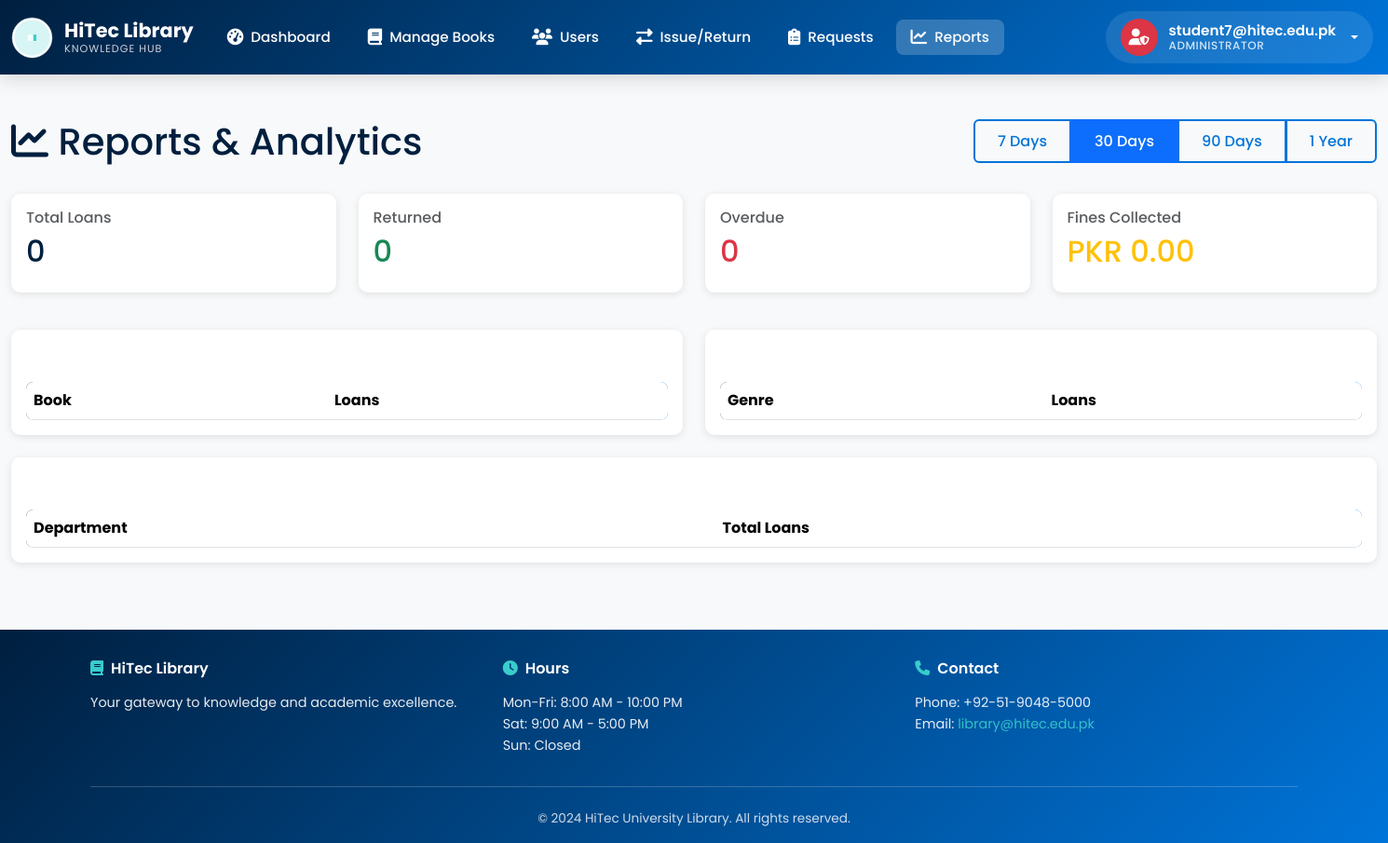
The app's page /admin/reports (signed in), older data.
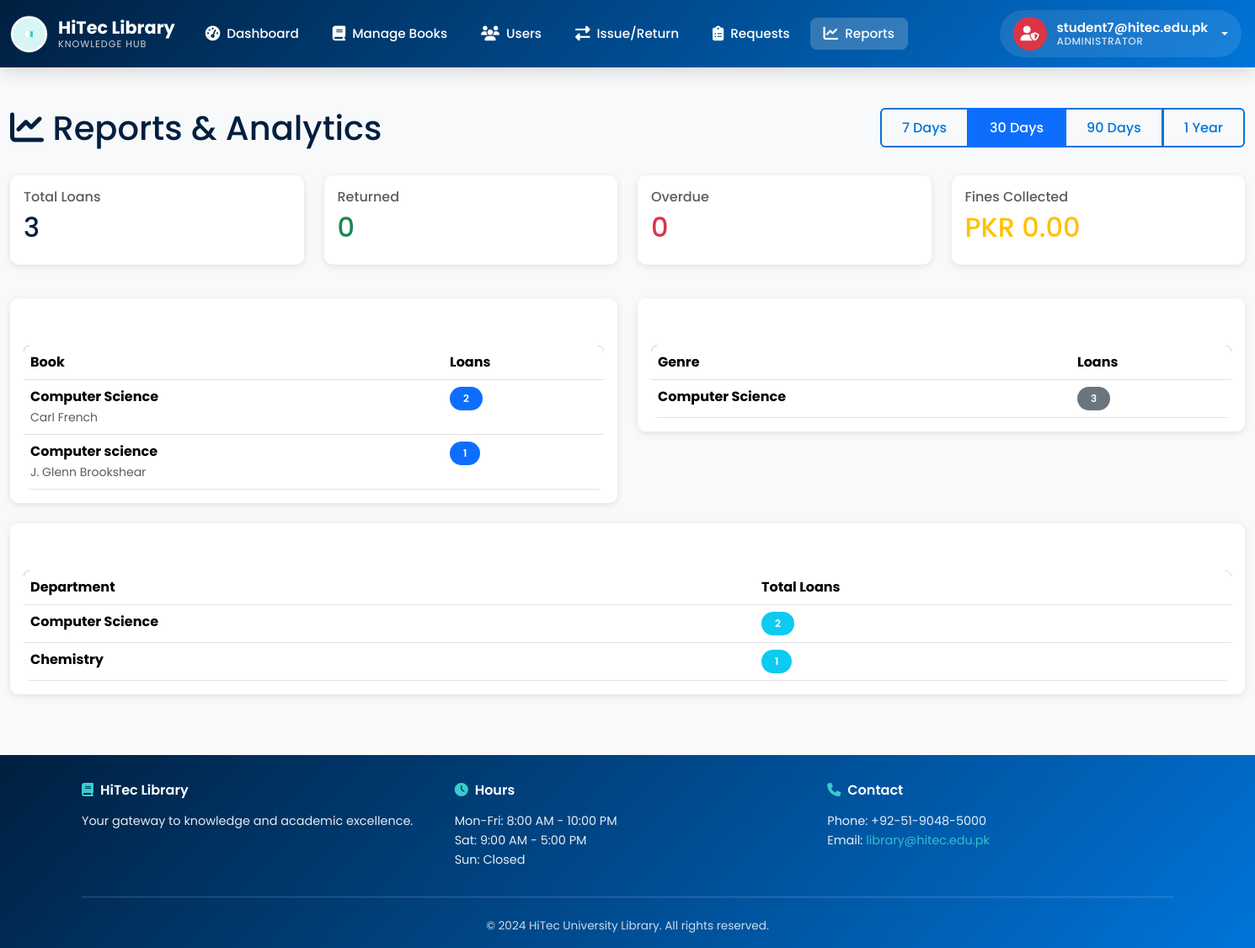
The same page, newer data.
### app.py (models this page shows)
class Book(db.Model):
    id = db.Column(db.Integer, primary_key=True)
    title = db.Column(db.String(200), nullable=False)
    author = db.Column(db.String(150), nullable=False)
    isbn = db.Column(db.String(20), unique=True)
    genre = db.Column(db.String(50))
    year_published = db.Column(db.Integer)
    publisher = db.Column(db.String(150))
    total_copies = db.Column(db.Integer, default=1)
    available_copies = db.Column(db.Integer, default=1)
    cover_image = db.Column(db.String(500))
    description = db.Column(db.Text)
    average_rating = db.Column(db.Float, default=0.0)
    created_at = db.Column(db.DateTime, default=get_utc_now)
    loans = db.relationship('Loan', backref='book', lazy=True)
    reviews = db.relationship('Review', backref='book', lazy=True)

### app.py (the view)
@app.route('/admin/reports')
@login_required
def admin_reports():
    days = request.args.get('days', 30, type=int)
    start_date = get_utc_now() - timedelta(days=days)
    total_loans = Loan.query.filter(Loan.loan_date >= start_date).count()
    returned_loans = Loan.query.filter(
        Loan.loan_date >= start_date,
        Loan.is_returned == True
    ).count()
    overdue_loans = Loan.query.filter(
        Loan.loan_date >= start_date,
        Loan.is_returned == False,
        Loan.due_date < get_utc_now()
    ).count()
    total_fines_collected = db.session.query(
        db.func.sum(FinePayment.amount)
    ).filter(FinePayment.payment_date >= start_date).scalar() or 0
    outstanding_fines = db.session.query(
        db.func.sum(Student.total_fines)
    ).scalar() or 0
    popular_books = db.session.query(
        Book, db.func.count(Loan.id).label('loan_count')
    ).join(Loan).filter(Loan.loan_date >= start_date).group_by(
        Book.id
    ).order_by(db.desc('loan_count')).limit(10).all()
    popular_genres = db.session.query(
        Book.genre, db.func.count(Loan.id).label('loan_count')
    ).join(Loan).filter(
        Loan.loan_date >= start_date,
        Book.genre != None
    ).group_by(Book.genre).order_by(db.desc('loan_count')).limit(10).all()
    dept_stats = db.session.query(
        Student.department,
        db.func.count(Loan.id).label('loan_count')
    ).join(Loan).filter(
        Loan.loan_date >= start_date,
        Student.department != None
    ).group_by(Student.department).order_by(db.desc('loan_count')).all()
    return render_template('admin/reports.html',
                         days=days,
                         total_loans=total_loans,
                         returned_loans=returned_loans,
                         overdue_loans=overdue_loans,
                         total_fines_collected=total_fines_collected,
                         outstanding_fines=outstanding_fines,
                         popular_books=popular_books,
                         popular_genres=popular_genres,
                         dept_stats=dept_stats)

### app.py (called while the page is built)
def get_utc_now():
    return datetime.now(timezone.utc).replace(tzinfo=None)

def login_required(f):
    @wraps(f)
    def decorated_function(*args, **kwargs):
        if 'admin_id' not in session:
            flash('Please login to access this page', 'warning')
            return redirect(url_for('login'))
        return f(*args, **kwargs)
    return decorated_function

### templates/admin/reports.html (shortened to what the changed rows need)
{% extends "base.html" %}
{% block content %}
<div class="container-fluid py-4">
    <div class="row mb-4">
        <div class="col-md-8">
            <h1 class="text-primary mb-2">
                <i class="fas fa-chart-line"></i> Reports & Analytics
            </h1>
        </div>
    </div>
    <div class="row mb-4">
        <div class="col-md-3 mb-3">
            <div class="card border-0 shadow-sm">
                <div class="card-body">
                    <h6 class="text-muted">Total Loans</h6>
                    <h2 class="text-primary">{{ total_loans }}</h2>
                </div>
            </div>
        </div>
        <div class="col-md-3 mb-3">
            <div class="card border-0 shadow-sm">
                <div class="card-body">
                    <h2 class="text-success">{{ returned_loans }}</h2>
                </div>
            </div>
        </div>
        <div class="col-md-3 mb-3">
            <div class="card border-0 shadow-sm">
                <div class="card-body">
                    <h2 class="text-danger">{{ overdue_loans }}</h2>
                </div>
            </div>
        </div>
        <div class="col-md-3 mb-3">
            <div class="card border-0 shadow-sm">
                <div class="card-body">
                    <h2 class="text-warning">PKR {{ "%.2f"|format(total_fines_collected) }}</h2>
                </div>
            </div>
        </div>
    </div>
    <div class="row mb-4">
        <div class="col-md-6">
            <div class="card border-0 shadow-sm">
                <div class="card-body">
                    <div class="table-responsive">
                        <table class="table table-hover mb-0">
                            <thead>
                                <tr>
                                    <th>Book</th>
                                    <th>Loans</th>
                                </tr>
                            </thead>
                            <tbody>
                                {% for book, count in popular_books %}
                                <tr>
                                    <td>
                                        <strong>{{ book.title }}</strong><br>
                                        <small class="text-muted">{{ book.author }}</small>
                                    </td>
                                    <td><span class="badge bg-primary">{{ count }}</span></td>
                                </tr>
                                {% endfor %}
                            </tbody>
                        </table>
                    </div>
                </div>
            </div>
        </div>
        <div class="col-md-6">
            <div class="card border-0 shadow-sm">
                <div class="card-body">
                    <div class="table-responsive">
                        <table class="table table-hover mb-0">
                            <thead>
                                <tr>
                                    <th>Genre</th>
                                    <th>Loans</th>
                                </tr>
                            </thead>
                            <tbody>
                                {% for genre, count in popular_genres %}
                                <tr>
                                    <td><strong>{{ genre }}</strong></td>
                                    <td><span class="badge bg-secondary">{{ count }}</span></td>
                                </tr>
                                {% endfor %}
                            </tbody>
                        </table>
                    </div>
                </div>
            </div>
        </div>
    </div>
    <div class="row">
        <div class="col-md-12">
            <div class="card border-0 shadow-sm">
                <div class="card-body">
                    <div class="table-responsive">
                        <table class="table table-hover mb-0">
                            <thead>
                                <tr>
                                    <th>Department</th>
                                    <th>Total Loans</th>
                                </tr>
                            </thead>
                            <tbody>
                                {% for dept, count in dept_stats %}
                                <tr>
                                    <td><strong>{{ dept }}</strong></td>
                                    <td><span class="badge bg-info">{{ count }}</span></td>
                                </tr>
                                {% endfor %}
                            </tbody>
                        </table>
                    </div>
                </div>
            </div>
        </div>
    </div>
</div>
{% endblock %}

Row changes from the older to the newer data that the page shows:
now on this page (row edited): Book: title "Computer Science", author "Carl French", total_copies "2"
now on this page (row edited): Book: title "Computer science", author "J. Glenn Brookshear", count "1"
Text that changed along with them:
{{ total_loans }}: "0" → "3"
new list line: "Computer Science 3"
new list line: "Computer Science 2"
new list line: "Chemistry 1"
